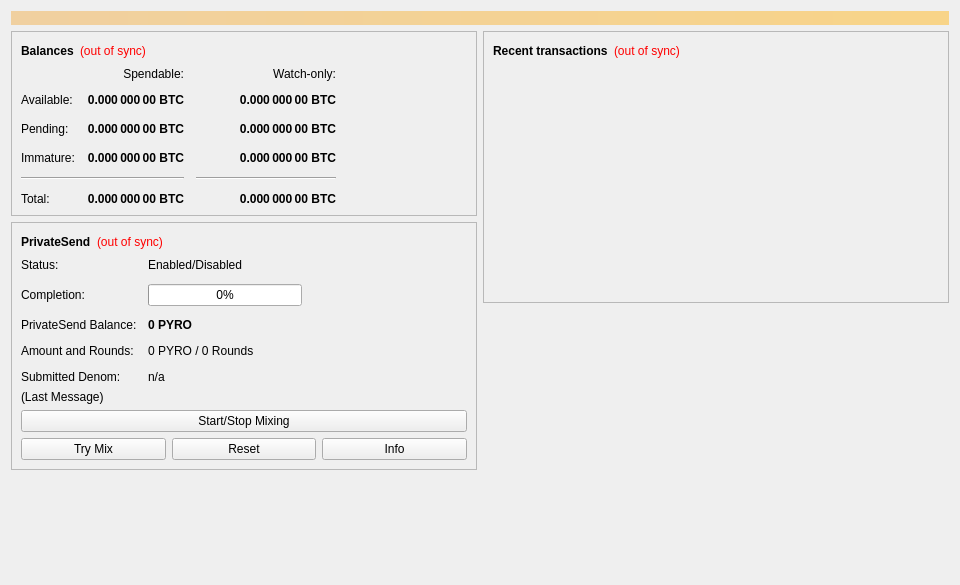
<?xml version="1.0" encoding="UTF-8"?>
<ui version="4.0">
 <class>OverviewPage</class>
 <widget class="QWidget" name="OverviewPage">
  <property name="geometry">
   <rect>
    <x>0</x>
    <y>0</y>
    <width>960</width>
    <height>585</height>
   </rect>
  </property>
  <property name="minimumSize">
   <size>
    <width>960</width>
    <height>0</height>
   </size>
  </property>
  <property name="windowTitle">
   <string>Form</string>
  </property>
  <layout class="QVBoxLayout" name="topLayout">
   <item>
    <widget class="QLabel" name="labelAlerts">
     <property name="visible">
      <bool>false</bool>
     </property>
     <property name="styleSheet">
      <string notr="true">background-color: qlineargradient(x1: 0, y1: 0, x2: 1, y2: 0, stop:0 #F0D0A0, stop:1 #F8D488); color:#000000;</string>
     </property>
     <property name="wordWrap">
      <bool>true</bool>
     </property>
     <property name="margin">
      <number>3</number>
     </property>
    </widget>
   </item>
   <item>
    <layout class="QHBoxLayout" name="horizontalLayout" stretch="1,1">
     <item>
      <layout class="QVBoxLayout" name="verticalLayout_2">
       <item>
        <widget class="QFrame" name="frame">
         <property name="frameShape">
          <enum>QFrame::StyledPanel</enum>
         </property>
         <property name="frameShadow">
          <enum>QFrame::Raised</enum>
         </property>
         <layout class="QVBoxLayout" name="verticalLayout_4">
          <item>
           <layout class="QHBoxLayout" name="horizontalLayout_4">
            <item>
             <widget class="QLabel" name="label_5">
              <property name="font">
               <font>
                <weight>75</weight>
                <bold>true</bold>
               </font>
              </property>
              <property name="text">
               <string>Balances</string>
              </property>
             </widget>
            </item>
            <item>
             <widget class="QLabel" name="labelWalletStatus">
              <property name="toolTip">
               <string>The displayed information may be out of date. Your wallet automatically synchronizes with the PYRO network after a connection is established, but this process has not completed yet.</string>
              </property>
              <property name="styleSheet">
               <string notr="true">QLabel { color: red; }</string>
              </property>
              <property name="text">
               <string notr="true">(out of sync)</string>
              </property>
              <property name="alignment">
               <set>Qt::AlignLeading|Qt::AlignLeft|Qt::AlignVCenter</set>
              </property>
             </widget>
            </item>
            <item>
             <spacer name="horizontalSpacer_3">
              <property name="orientation">
               <enum>Qt::Horizontal</enum>
              </property>
              <property name="sizeHint" stdset="0">
               <size>
                <width>40</width>
                <height>20</height>
               </size>
              </property>
             </spacer>
            </item>
           </layout>
          </item>
          <item>
           <layout class="QGridLayout" name="gridLayout">
            <property name="spacing">
             <number>12</number>
            </property>
            <item row="2" column="2">
             <widget class="QLabel" name="labelWatchPending">
              <property name="font">
               <font>
                <weight>75</weight>
                <bold>true</bold>
               </font>
              </property>
              <property name="cursor">
               <cursorShape>IBeamCursor</cursorShape>
              </property>
              <property name="toolTip">
               <string>Unconfirmed transactions to watch-only addresses</string>
              </property>
              <property name="text">
               <string notr="true">0.000 000 00 BTC</string>
              </property>
              <property name="alignment">
               <set>Qt::AlignRight|Qt::AlignTrailing|Qt::AlignVCenter</set>
              </property>
              <property name="textInteractionFlags">
               <set>Qt::LinksAccessibleByMouse|Qt::TextSelectableByKeyboard|Qt::TextSelectableByMouse</set>
              </property>
             </widget>
            </item>
            <item row="2" column="1">
             <widget class="QLabel" name="labelUnconfirmed">
              <property name="font">
               <font>
                <weight>75</weight>
                <bold>true</bold>
               </font>
              </property>
              <property name="cursor">
               <cursorShape>IBeamCursor</cursorShape>
              </property>
              <property name="toolTip">
               <string>Total of transactions that have yet to be confirmed, and do not yet count toward the spendable balance</string>
              </property>
              <property name="text">
               <string notr="true">0.000 000 00 BTC</string>
              </property>
              <property name="alignment">
               <set>Qt::AlignRight|Qt::AlignTrailing|Qt::AlignVCenter</set>
              </property>
              <property name="textInteractionFlags">
               <set>Qt::LinksAccessibleByMouse|Qt::TextSelectableByKeyboard|Qt::TextSelectableByMouse</set>
              </property>
             </widget>
            </item>
            <item row="3" column="2">
             <widget class="QLabel" name="labelWatchImmature">
              <property name="font">
               <font>
                <weight>75</weight>
                <bold>true</bold>
               </font>
              </property>
              <property name="cursor">
               <cursorShape>IBeamCursor</cursorShape>
              </property>
              <property name="toolTip">
               <string>Mined balance in watch-only addresses that has not yet matured</string>
              </property>
              <property name="text">
               <string notr="true">0.000 000 00 BTC</string>
              </property>
              <property name="alignment">
               <set>Qt::AlignRight|Qt::AlignTrailing|Qt::AlignVCenter</set>
              </property>
              <property name="textInteractionFlags">
               <set>Qt::LinksAccessibleByMouse|Qt::TextSelectableByKeyboard|Qt::TextSelectableByMouse</set>
              </property>
             </widget>
            </item>
            <item row="4" column="0" colspan="2">
             <widget class="Line" name="lineSpendableBalance">
              <property name="orientation">
               <enum>Qt::Horizontal</enum>
              </property>
             </widget>
            </item>
            <item row="4" column="2">
             <widget class="Line" name="lineWatchBalance">
              <property name="sizePolicy">
               <sizepolicy hsizetype="Preferred" vsizetype="Fixed">
                <horstretch>0</horstretch>
                <verstretch>0</verstretch>
               </sizepolicy>
              </property>
              <property name="minimumSize">
               <size>
                <width>140</width>
                <height>0</height>
               </size>
              </property>
              <property name="orientation">
               <enum>Qt::Horizontal</enum>
              </property>
             </widget>
            </item>
            <item row="5" column="0">
             <widget class="QLabel" name="labelTotalText">
              <property name="text">
               <string>Total:</string>
              </property>
             </widget>
            </item>
            <item row="3" column="1">
             <widget class="QLabel" name="labelImmature">
              <property name="font">
               <font>
                <weight>75</weight>
                <bold>true</bold>
               </font>
              </property>
              <property name="cursor">
               <cursorShape>IBeamCursor</cursorShape>
              </property>
              <property name="toolTip">
               <string>Mined balance that has not yet matured</string>
              </property>
              <property name="text">
               <string notr="true">0.000 000 00 BTC</string>
              </property>
              <property name="alignment">
               <set>Qt::AlignRight|Qt::AlignTrailing|Qt::AlignVCenter</set>
              </property>
              <property name="textInteractionFlags">
               <set>Qt::LinksAccessibleByMouse|Qt::TextSelectableByKeyboard|Qt::TextSelectableByMouse</set>
              </property>
             </widget>
            </item>
            <item row="2" column="3">
             <spacer name="horizontalSpacer_2">
              <property name="orientation">
               <enum>Qt::Horizontal</enum>
              </property>
              <property name="sizeHint" stdset="0">
               <size>
                <width>40</width>
                <height>20</height>
               </size>
              </property>
             </spacer>
            </item>
            <item row="3" column="0">
             <widget class="QLabel" name="labelImmatureText">
              <property name="text">
               <string>Immature:</string>
              </property>
             </widget>
            </item>
            <item row="5" column="1">
             <widget class="QLabel" name="labelTotal">
              <property name="font">
               <font>
                <weight>75</weight>
                <bold>true</bold>
               </font>
              </property>
              <property name="cursor">
               <cursorShape>IBeamCursor</cursorShape>
              </property>
              <property name="toolTip">
               <string>Your current total balance</string>
              </property>
              <property name="text">
               <string notr="true">0.000 000 00 BTC</string>
              </property>
              <property name="alignment">
               <set>Qt::AlignRight|Qt::AlignTrailing|Qt::AlignVCenter</set>
              </property>
              <property name="textInteractionFlags">
               <set>Qt::LinksAccessibleByMouse|Qt::TextSelectableByKeyboard|Qt::TextSelectableByMouse</set>
              </property>
             </widget>
            </item>
            <item row="5" column="2">
             <widget class="QLabel" name="labelWatchTotal">
              <property name="font">
               <font>
                <weight>75</weight>
                <bold>true</bold>
               </font>
              </property>
              <property name="cursor">
               <cursorShape>IBeamCursor</cursorShape>
              </property>
              <property name="toolTip">
               <string>Current total balance in watch-only addresses</string>
              </property>
              <property name="text">
               <string notr="true">0.000 000 00 BTC</string>
              </property>
              <property name="alignment">
               <set>Qt::AlignRight|Qt::AlignTrailing|Qt::AlignVCenter</set>
              </property>
              <property name="textInteractionFlags">
               <set>Qt::LinksAccessibleByMouse|Qt::TextSelectableByKeyboard|Qt::TextSelectableByMouse</set>
              </property>
             </widget>
            </item>
            <item row="0" column="2">
             <widget class="QLabel" name="labelWatchonly">
              <property name="text">
               <string>Watch-only:</string>
              </property>
              <property name="alignment">
               <set>Qt::AlignRight|Qt::AlignTrailing|Qt::AlignVCenter</set>
              </property>
             </widget>
            </item>
            <item row="1" column="0">
             <widget class="QLabel" name="labelBalanceText">
              <property name="text">
               <string>Available:</string>
              </property>
             </widget>
            </item>
            <item row="1" column="1">
             <widget class="QLabel" name="labelBalance">
              <property name="font">
               <font>
                <weight>75</weight>
                <bold>true</bold>
               </font>
              </property>
              <property name="cursor">
               <cursorShape>IBeamCursor</cursorShape>
              </property>
              <property name="toolTip">
               <string>Your current spendable balance</string>
              </property>
              <property name="text">
               <string notr="true">0.000 000 00 BTC</string>
              </property>
              <property name="alignment">
               <set>Qt::AlignRight|Qt::AlignTrailing|Qt::AlignVCenter</set>
              </property>
              <property name="textInteractionFlags">
               <set>Qt::LinksAccessibleByMouse|Qt::TextSelectableByKeyboard|Qt::TextSelectableByMouse</set>
              </property>
             </widget>
            </item>
            <item row="1" column="2">
             <widget class="QLabel" name="labelWatchAvailable">
              <property name="font">
               <font>
                <weight>75</weight>
                <bold>true</bold>
               </font>
              </property>
              <property name="cursor">
               <cursorShape>IBeamCursor</cursorShape>
              </property>
              <property name="toolTip">
               <string>Your current balance in watch-only addresses</string>
              </property>
              <property name="text">
               <string notr="true">0.000 000 00 BTC</string>
              </property>
              <property name="alignment">
               <set>Qt::AlignRight|Qt::AlignTrailing|Qt::AlignVCenter</set>
              </property>
              <property name="textInteractionFlags">
               <set>Qt::LinksAccessibleByMouse|Qt::TextSelectableByKeyboard|Qt::TextSelectableByMouse</set>
              </property>
             </widget>
            </item>
            <item row="2" column="0">
             <widget class="QLabel" name="labelPendingText">
              <property name="text">
               <string>Pending:</string>
              </property>
             </widget>
            </item>
            <item row="0" column="1">
             <widget class="QLabel" name="labelSpendable">
              <property name="text">
               <string>Spendable:</string>
              </property>
              <property name="alignment">
               <set>Qt::AlignRight|Qt::AlignTrailing|Qt::AlignVCenter</set>
              </property>
             </widget>
            </item>
           </layout>
          </item>
         </layout>
        </widget>
       </item>
       <item>
        <widget class="QFrame" name="framePrivateSend">
         <property name="layoutDirection">
          <enum>Qt::LeftToRight</enum>
         </property>
         <property name="frameShape">
          <enum>QFrame::StyledPanel</enum>
         </property>
         <property name="frameShadow">
          <enum>QFrame::Raised</enum>
         </property>
         <layout class="QVBoxLayout" name="VerticalLayout_PS1">
          <item>
           <layout class="QHBoxLayout" name="horizontalLayout_5">
            <item>
             <widget class="QLabel" name="labelPrivateSendHeader">
              <property name="font">
               <font>
                <weight>75</weight>
                <bold>true</bold>
               </font>
              </property>
              <property name="text">
               <string>PrivateSend</string>
              </property>
             </widget>
            </item>
            <item>
             <widget class="QLabel" name="labelPrivateSendSyncStatus">
              <property name="toolTip">
               <string>The displayed information may be out of date. Your wallet automatically synchronizes with the PYRO network after a connection is established, but this process has not completed yet.</string>
              </property>
              <property name="styleSheet">
               <string notr="true">QLabel { color: red; }</string>
              </property>
              <property name="text">
               <string notr="true">(out of sync)</string>
              </property>
              <property name="alignment">
               <set>Qt::AlignLeading|Qt::AlignLeft|Qt::AlignVCenter</set>
              </property>
             </widget>
            </item>
            <item>
             <spacer name="horizontalSpacer_4">
              <property name="orientation">
               <enum>Qt::Horizontal</enum>
              </property>
              <property name="sizeHint" stdset="0">
               <size>
                <width>40</width>
                <height>20</height>
               </size>
              </property>
             </spacer>
            </item>
           </layout>
          </item>
          <item>
           <layout class="QFormLayout" name="privateSendFormLayout">
            <property name="fieldGrowthPolicy">
             <enum>QFormLayout::AllNonFixedFieldsGrow</enum>
            </property>
            <property name="horizontalSpacing">
             <number>11</number>
            </property>
            <property name="verticalSpacing">
             <number>12</number>
            </property>
            <item row="0" column="0">
             <widget class="QLabel" name="labelPrivateSendEnabledText">
              <property name="text">
               <string>Status:</string>
              </property>
             </widget>
            </item>
            <item row="0" column="1">
             <widget class="QLabel" name="labelPrivateSendEnabled">
              <property name="text">
               <string>Enabled/Disabled</string>
              </property>
             </widget>
            </item>
            <item row="1" column="0">
             <widget class="QLabel" name="labelCompletitionText">
              <property name="text">
               <string>Completion:</string>
              </property>
             </widget>
            </item>
            <item row="1" column="1">
             <widget class="QProgressBar" name="privateSendProgress">
              <property name="maximumSize">
               <size>
                <width>154</width>
                <height>16777215</height>
               </size>
              </property>
              <property name="value">
               <number>0</number>
              </property>
             </widget>
            </item>
            <item row="2" column="0">
             <widget class="QLabel" name="labelAnonymizedText">
              <property name="text">
               <string>PrivateSend Balance:</string>
              </property>
             </widget>
            </item>
            <item row="2" column="1">
             <widget class="QLabel" name="labelAnonymized">
              <property name="font">
               <font>
                <weight>75</weight>
                <bold>true</bold>
               </font>
              </property>
              <property name="text">
               <string notr="true">0 PYRO</string>
              </property>
             </widget>
            </item>
            <item row="3" column="0">
             <widget class="QLabel" name="labelAmountAndRoundsText">
              <property name="text">
               <string>Amount and Rounds:</string>
              </property>
             </widget>
            </item>
            <item row="3" column="1">
             <widget class="QLabel" name="labelAmountRounds">
              <property name="text">
               <string>0 PYRO / 0 Rounds</string>
              </property>
             </widget>
            </item>
            <item row="4" column="0">
             <widget class="QLabel" name="labelSubmittedDenomText">
              <property name="text">
               <string>Submitted Denom:</string>
              </property>
             </widget>
            </item>
            <item row="4" column="1">
             <widget class="QLabel" name="labelSubmittedDenom">
              <property name="toolTip">
               <string>The denominations you submitted to the Masternode.&lt;br&gt;To mix, other users must submit the exact same denominations.</string>
              </property>
              <property name="text">
               <string>n/a</string>
              </property>
             </widget>
            </item>
           </layout>
          </item>
          <item>
           <layout class="QVBoxLayout" name="VerticalLayout_PS">
            <item>
             <widget class="QLabel" name="labelPrivateSendLastMessage">
              <property name="text">
               <string>(Last Message)</string>
              </property>
              <property name="alignment">
               <set>Qt::AlignLeading|Qt::AlignLeft|Qt::AlignTop</set>
              </property>
              <property name="wordWrap">
               <bool>true</bool>
              </property>
             </widget>
            </item>
            <item>
             <widget class="QPushButton" name="togglePrivateSend">
              <property name="sizePolicy">
               <sizepolicy hsizetype="MinimumExpanding" vsizetype="Fixed">
                <horstretch>0</horstretch>
                <verstretch>0</verstretch>
               </sizepolicy>
              </property>
              <property name="text">
               <string>Start/Stop Mixing</string>
              </property>
             </widget>
            </item>
            <item>
             <layout class="QHBoxLayout" name="horizontalLayout_debugbuttons">
              <item>
               <widget class="QPushButton" name="privateSendAuto">
                <property name="sizePolicy">
                 <sizepolicy hsizetype="MinimumExpanding" vsizetype="Fixed">
                  <horstretch>0</horstretch>
                  <verstretch>0</verstretch>
                 </sizepolicy>
                </property>
                <property name="toolTip">
                 <string>Try to manually submit a PrivateSend request.</string>
                </property>
                <property name="text">
                 <string>Try Mix</string>
                </property>
               </widget>
              </item>
              <item>
               <widget class="QPushButton" name="privateSendReset">
                <property name="sizePolicy">
                 <sizepolicy hsizetype="MinimumExpanding" vsizetype="Fixed">
                  <horstretch>0</horstretch>
                  <verstretch>0</verstretch>
                 </sizepolicy>
                </property>
                <property name="toolTip">
                 <string>Reset the current status of PrivateSend (can interrupt PrivateSend if it's in the process of Mixing, which can cost you money!)</string>
                </property>
                <property name="autoFillBackground">
                 <bool>false</bool>
                </property>
                <property name="text">
                 <string>Reset</string>
                </property>
               </widget>
              </item>
              <item>
               <widget class="QPushButton" name="privateSendInfo">
                <property name="sizePolicy">
                 <sizepolicy hsizetype="MinimumExpanding" vsizetype="Fixed">
                  <horstretch>0</horstretch>
                  <verstretch>0</verstretch>
                 </sizepolicy>
                </property>
                <property name="toolTip">
                 <string>Information about PrivateSend and Mixing</string>
                </property>
                <property name="text">
                 <string>Info</string>
                </property>
               </widget>
              </item>
             </layout>
            </item>
           </layout>
          </item>
         </layout>
        </widget>
       </item>
       <item>
        <spacer name="verticalSpacer">
         <property name="orientation">
          <enum>Qt::Vertical</enum>
         </property>
         <property name="sizeHint" stdset="0">
          <size>
           <width>20</width>
           <height>40</height>
          </size>
         </property>
        </spacer>
       </item>
      </layout>
     </item>
     <item>
      <layout class="QVBoxLayout" name="verticalLayout_3">
       <item>
        <widget class="QFrame" name="frame_2">
         <property name="frameShape">
          <enum>QFrame::StyledPanel</enum>
         </property>
         <property name="frameShadow">
          <enum>QFrame::Raised</enum>
         </property>
         <layout class="QVBoxLayout" name="verticalLayout">
          <item>
           <layout class="QHBoxLayout" name="horizontalLayout_2">
            <item>
             <widget class="QLabel" name="label_4">
              <property name="font">
               <font>
                <weight>75</weight>
                <bold>true</bold>
               </font>
              </property>
              <property name="text">
               <string>Recent transactions</string>
              </property>
             </widget>
            </item>
            <item>
             <widget class="QLabel" name="labelTransactionsStatus">
              <property name="toolTip">
               <string>The displayed information may be out of date. Your wallet automatically synchronizes with the PYRO network after a connection is established, but this process has not completed yet.</string>
              </property>
              <property name="styleSheet">
               <string notr="true">QLabel { color: red; }</string>
              </property>
              <property name="text">
               <string notr="true">(out of sync)</string>
              </property>
              <property name="alignment">
               <set>Qt::AlignLeading|Qt::AlignLeft|Qt::AlignVCenter</set>
              </property>
             </widget>
            </item>
            <item>
             <spacer name="horizontalSpacer">
              <property name="orientation">
               <enum>Qt::Horizontal</enum>
              </property>
              <property name="sizeHint" stdset="0">
               <size>
                <width>40</width>
                <height>20</height>
               </size>
              </property>
             </spacer>
            </item>
           </layout>
          </item>
          <item>
           <widget class="QListView" name="listTransactions">
            <property name="styleSheet">
             <string notr="true">QListView { background: transparent; }</string>
            </property>
            <property name="frameShape">
             <enum>QFrame::NoFrame</enum>
            </property>
            <property name="verticalScrollBarPolicy">
             <enum>Qt::ScrollBarAlwaysOff</enum>
            </property>
            <property name="horizontalScrollBarPolicy">
             <enum>Qt::ScrollBarAlwaysOff</enum>
            </property>
            <property name="selectionMode">
             <enum>QAbstractItemView::NoSelection</enum>
            </property>
           </widget>
          </item>
         </layout>
        </widget>
       </item>
       <item>
        <spacer name="verticalSpacer_2">
         <property name="orientation">
          <enum>Qt::Vertical</enum>
         </property>
         <property name="sizeHint" stdset="0">
          <size>
           <width>20</width>
           <height>40</height>
          </size>
         </property>
        </spacer>
       </item>
      </layout>
     </item>
    </layout>
   </item>
  </layout>
 </widget>
 <resources/>
 <connections/>
</ui>
